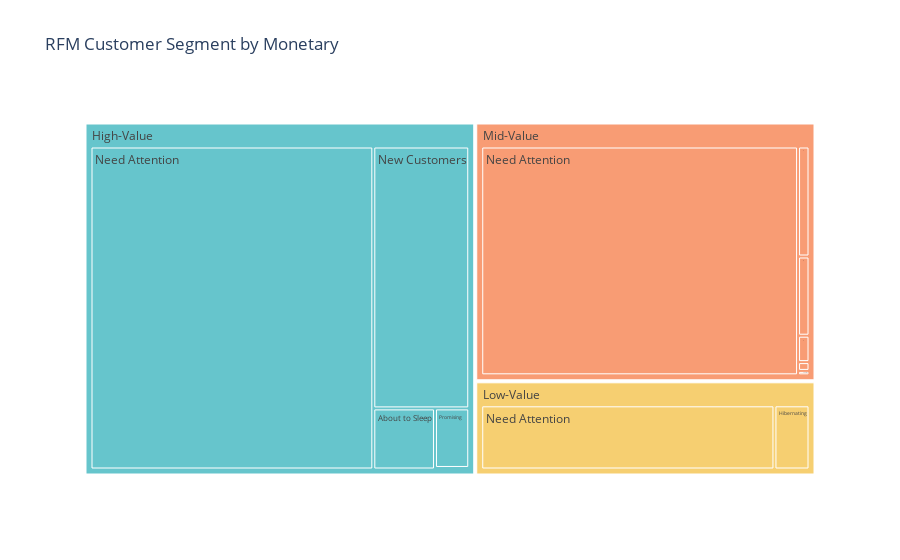

Notebook cell for this chart:
### Code cell
#Create Treemap

fig_treemap_segment_product = px.treemap(segment_product_counts, 
                                         path = ['RFM_Segment_Labels', 'RFM_Customer_Segments'], 
                                         values= 'Count', color = 'RFM_Segment_Labels',
                                         color_discrete_sequence = px.colors.qualitative.Pastel,
                                         title = "RFM Customer Segment by Monetary")

#Show Treemap
fig_treemap_segment_product.show()

### Figure 1 — Plotly figure (JSON) as saved in the notebook; plotly's stock layout.template omitted (floating-point values rounded to 4 significant figures)
{"data": [{"branchvalues": "total", "customdata": [["High-Value"], ["High-Value"], ["High-Value"], ["High-Value"], ["High-Value"], ["High-Value"], ["Low-Value"], ["Low-Value"], ["Low-Value"], ["Mid-Value"], ["Mid-Value"], ["Mid-Value"], ["Mid-Value"], ["Mid-Value"], ["Mid-Value"], ["Mid-Value"]], "domain": {"x": [0, 1], "y": [0, 1]}, "hovertemplate": "labels=%{label}<br>Count=%{value}<br>parent=%{parent}<br>id=%{id}<br>RFM_Segment_Labels=%{customdata[0]}<extra></extra>", "ids": ["High-Value/Need Attention", "High-Value/New Customers", "High-Value/About to Sleep", "High-Value/Promising", "High-Value/", "High-Value", "Low-Value/Need Attention", "Low-Value/Hibernating", "Low-Value", "Mid-Value/Need Attention", "Mid-Value/New Customers", "Mid-Value/Hibernating", "Mid-Value/About to Sleep", "Mid-Value/", "Mid-Value/Promising", "Mid-Value"], "labels": ["Need Attention", "New Customers", "About to Sleep", "Promising", "", "High-Value", "Need Attention", "Hibernating", "Low-Value", "Need Attention", "New Customers", "Hibernating", "About to Sleep", "", "Promising", "Mid-Value"], "marker": {"colors": ["rgb(102, 197, 204)", "rgb(102, 197, 204)", "rgb(102, 197, 204)", "rgb(102, 197, 204)", "rgb(102, 197, 204)", "rgb(102, 197, 204)", "rgb(246, 207, 113)", "rgb(246, 207, 113)", "rgb(246, 207, 113)", "rgb(248, 156, 116)", "rgb(248, 156, 116)", "rgb(248, 156, 116)", "rgb(248, 156, 116)", "rgb(248, 156, 116)", "rgb(248, 156, 116)", "rgb(248, 156, 116)"]}, "name": "", "parents": ["High-Value", "High-Value", "High-Value", "High-Value", "High-Value", "", "Low-Value", "Low-Value", "", "Mid-Value", "Mid-Value", "Mid-Value", "Mid-Value", "Mid-Value", "Mid-Value", ""], "type": "treemap", "values": [1745.0, 480.0, 72.0, 39.0, 1.0, 2337.0, 485.0, 58.0, 543.0, 1440.0, 25.0, 18.0, 6.0, 2.0, 1.0, 1492.0]}], "layout": {"legend": {"tracegroupgap": 0}, "title": {"text": "RFM Customer Segment by Monetary"}, "treemapcolorway": ["rgb(102, 197, 204)", "rgb(246, 207, 113)", "rgb(248, 156, 116)", "rgb(220, 176, 242)", "rgb(135, 197, 95)", "rgb(158, 185, 243)", "rgb(254, 136, 177)", "rgb(201, 219, 116)", "rgb(139, 224, 164)", "rgb(180, 151, 231)", "rgb(179, 179, 179)"]}}
